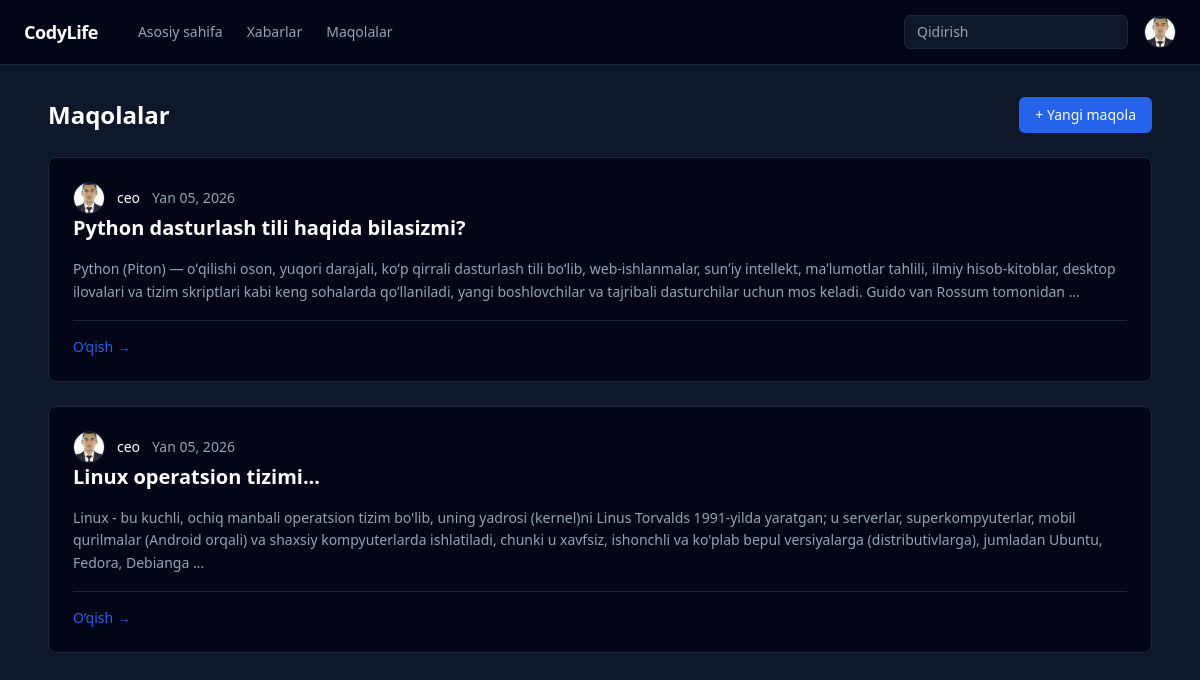
/articles/ (signed in), run on the app's committed database.
### users_control/models.py (models this page shows, shortened)
class CustomUser(AbstractUser):
    picture = models.ImageField(upload_to='profile_pictures/', blank=True, null=True)
    phone_number = models.CharField(max_length=13, blank=True, null=True)
    bio = models.TextField(null=True, blank=True)
    technologies = models.ManyToManyField("Technologies", blank=True)
    github_link = models.URLField(null=True, blank=True)
    linkedin_link = models.URLField(null=True, blank=True)
    website = models.URLField(null=True, blank=True)
    is_active = models.BooleanField(default=False, null=True, blank=True)
    class Meta:
        verbose_name = 'User'
        verbose_name_plural = 'Users'

### main/models.py (models this page shows, shortened)
class Articles(models.Model):
    author = models.ForeignKey(CustomUser, on_delete=models.CASCADE, related_name='articles')
    title = models.CharField(max_length=200)
    slug = models.SlugField(null=True, blank=True, unique=True)
    body = models.TextField()
    code = models.TextField(null=True, blank=True)
    created_date = models.DateTimeField(auto_now_add=True)
    class Meta:
        verbose_name = 'Article'
        verbose_name_plural = 'Articles'

### main/views.py (the view)
# urls.py: path('articles/', ArticlesPageView.as_view(), name='articles'),
class ArticlesPageView(generic.ListView):
    template_name = 'articles/articles.html'
    model = Articles
    context_object_name = 'articles'

### main/context_processors.py (called while the page is built)
def user_context(request):
    if request.user.is_authenticated:
        return {'profile_user': request.user}
    return {}

### templates/articles/articles.html (shortened to what this page needs)
{% extends "base.html" %}
{% block content %}
<div class="max-w-6xl mx-auto px-6 py-8 grid grid-cols-1 lg:grid-cols-4 gap-8">
    <main class="lg:col-span-6 space-y-6">
        <div class="flex items-center justify-between">
            <h1 class="text-2xl font-semibold">
                Maqolalar
            </h1>
            {% if request.user.is_staff %}
            <a href="#"
               class="px-4 py-2 rounded-md text-sm font-medium
                      bg-primary hover:bg-blue-600 transition">
                + Yangi maqola
            </a>
            {% endif %}
        </div>
        {% for article in articles %}
        <article class="bg-cardDark border border-borderDark rounded-lg p-6 space-y-4">
            <div class="flex items-center gap-3 text-sm">
                {% if article.author.picture %}
                    <img src="{{ article.author.picture.url }}"
                         class="w-8 h-8 rounded-full object-cover border border-borderDark">
                {% else %}
                    <div class="w-8 h-8 rounded-full bg-gray-800
                                flex items-center justify-center text-xs font-medium">
                        {{ article.author.username|first|upper }}
                    </div>
                {% endif %}
                <span class="font-medium">
                    {{ article.author.username }}
                </span>
                <span class="text-textMuted">
                    {{ article.created_date|date:"M d, Y" }}
                </span>
            </div>
            <a href="#">
                <h2 class="text-xl font-semibold hover:text-primary transition">
                    {{ article.title }}
                </h2>
            </a>
            <p class="text-sm text-textMuted leading-relaxed line-clamp-3">
                {{ article.body|truncatewords:40 }}
            </p>
            <div class="flex items-center justify-between pt-4 border-t border-borderDark text-sm">
                <a href="{% url 'article-detail' article.slug %}"
                   class="text-primary hover:underline">
                    O‘qish →
                </a>
            </div>
        </article>
        {% empty %}
            <p class="text-sm text-textMuted">
                Hozircha maqolalar mavjud emas.
            </p>
        {% endfor %}
    </main>
</div>
{% endblock %}

### templates/base.html (shortened to what this page needs)
<!DOCTYPE html>
<html lang="en">
<head>
    <script src="https://cdn.tailwindcss.com"></script>
</head>
<body class="bg-bgDark text-white min-h-screen">
<nav class="bg-cardDark border-b border-borderDark sticky top-0 z-50">
    <div class="max-w-7xl mx-auto px-6 h-16 flex items-center justify-between">
        <div class="flex items-center gap-10">
            <span class="text-lg font-semibold tracking-tight">
                CodyLife
            </span>
            <div class="hidden md:flex items-center gap-6 text-sm">
                <a href="{% url 'homepage' %}" class="text-textMuted hover:text-white">
                    Asosiy sahifa
                </a>
                <a href="{% url 'notifications' %}" class="text-textMuted hover:text-white">
                    Xabarlar
                </a>
                <a href="{% url 'articles' %}" class="text-textMuted hover:text-white">
                    Maqolalar
                </a>
            </div>
        </div>
        <div class="flex items-center gap-4">
            {% if request.user.is_staff %}
            <div class="hidden md:block">
                <input
                    type="text"
                    placeholder="Qidirish"
                    class="bg-bgDark border border-borderDark text-sm text-white
                           rounded-md px-3 py-1.5 w-56
                           focus:outline-none focus:border-primary"
                >
            </div>
            {% endif %}
            {% if profile_user.picture %}
                <img
                    src="{{ profile_user.picture.url }}"
                    class="w-8 h-8 rounded-full object-cover border border-borderDark"
                    alt="profile"
                >
            {% else %}
                <div class="w-8 h-8 rounded-full bg-gray-800
                            flex items-center justify-center text-sm font-medium">
                    {{ profile_user.username|first|upper }}
                </div>
            {% endif %}
        </div>
    </div>
</nav>
{% block content %}
{% endblock content %}
</body>
</html>

### data on the page
CustomUser: picture (picture)
Articles: author.picture (picture), author.username "ceo", created_date "Yan 05, 2026", title "Python dasturlash tili haqida bilasizmi?", body "Python (Piton) — oʻqilishi oson, yuqori darajali, koʻp qirrali dasturlash tili boʻlib, web-ishlanmalar, sunʼiy intellekt, maʼlumotlar tahlili, ilmiy hisob-kitoblar, desktop ilovalari va tizim skriptlari kabi keng sohalarda qoʻllaniladi, yangi boshlovchilar va tajribali dasturchilar uchun mos keladi. Guido van Rossum tomonidan …"
Articles: author.picture (picture), author.username "ceo", created_date "Yan 05, 2026", title "Linux operatsion tizimi...", body "Linux - bu kuchli, ochiq manbali operatsion tizim bo'lib, uning yadrosi (kernel)ni Linus Torvalds 1991-yilda yaratgan; u serverlar, superkompyuterlar, mobil qurilmalar (Android orqali) va shaxsiy kompyuterlarda ishlatiladi, chunki u xavfsiz, ishonchli va ko'plab bepul versiyalarga (distributivlarga), jumladan Ubuntu, Fedora, Debianga …"
